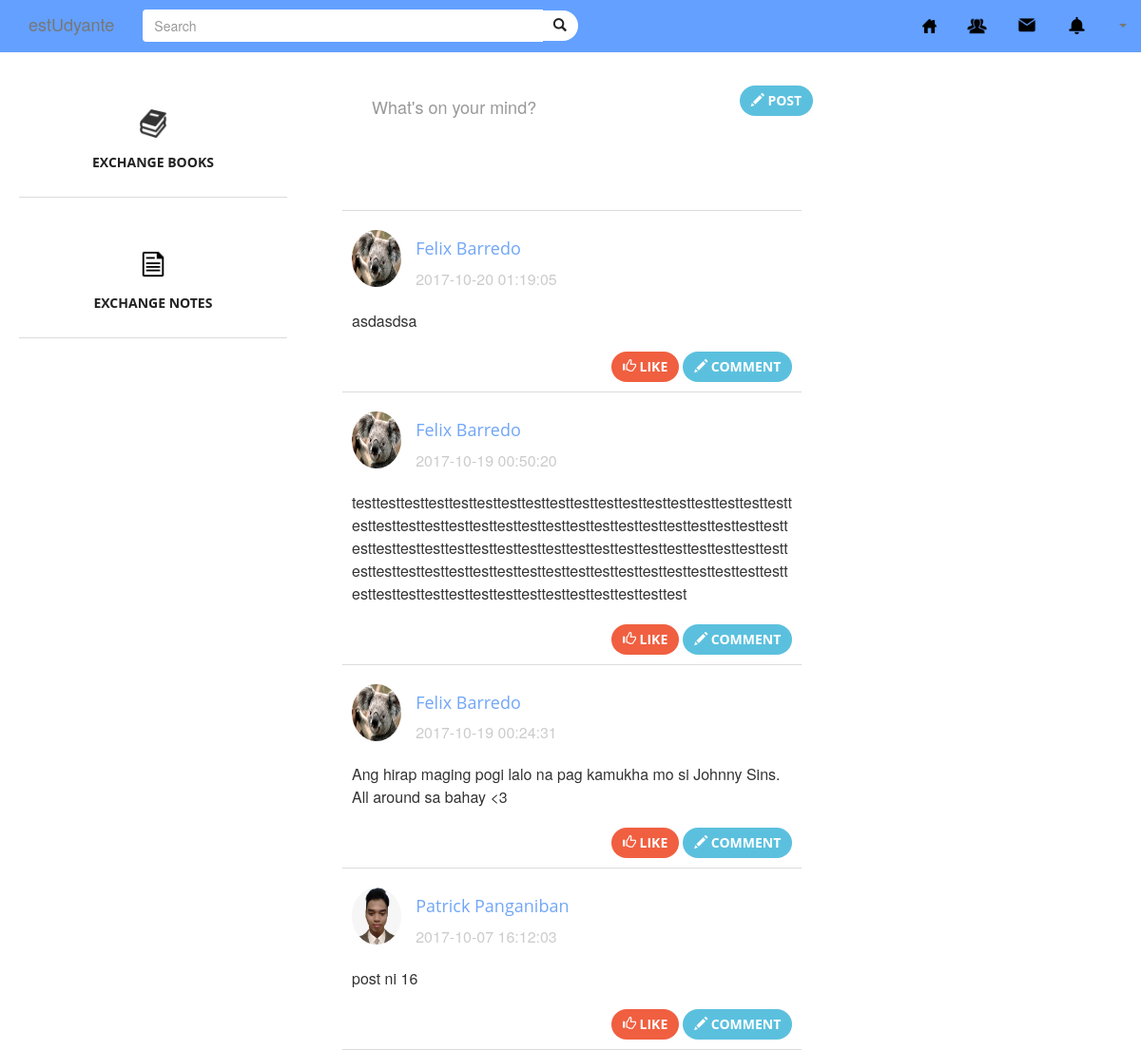
Page /index.php/homepage on the committed database.
### tables this page shows
CREATE TABLE `posts` (
  `id` int(11) NOT NULL,
  `user_id` int(11) NOT NULL,
  `user_name` varchar(100) NOT NULL,
  `body` varchar(1000) NOT NULL,
  `postdate` varchar(19) NOT NULL
);

CREATE TABLE `user1` (
  `id` int(10) NOT NULL,
  `password` varchar(100) NOT NULL,
  `firstname` varchar(100) NOT NULL,
  `lastname` varchar(100) NOT NULL,
  `email` varchar(100) NOT NULL,
  `avatar` varchar(100) NOT NULL
);

### application/controllers/homepage.php (called while the page is built, shortened)
<?php
class homepage extends CI_Controller {
	public function __construct(){
		$this->load->model('estu_model','estudyante');
	}
	public function index(){
	  	$data['name'] = $this->session->userdata('email');
	  	$userinfo = $this->estudyante->read_info($data['name']);
	  	foreach($userinfo as $i){
			$info = array(
				'id' => $i['id'],
				'firstname' => $i['firstname'],
				'lastname' => $i['lastname'],
				'email' => $i['email'],
			);
		}
		$data['title'] = $info['firstname'].' '.$info['lastname'];
		$data['headername'] = $this->session->userdata('headername');
		$mate[]=null;
		$follow = $this->estudyante->read_follow($info['id']);
	  	foreach($follow as $i){
			array_push($mate, $i['mate_ID']);
		}
		$this->load->library('pagination');
		if($mate!=null)
		{
			array_push($mate, $info['id']);
			$config['total_rows']=$this->estudyante->count_post($mate);
			$config['per_page'] = 5;
			$a = $this->estudyante->read_post($mate,$config['per_page'],$this->uri->segment(3));
		}
		else
		{
			$a = $this->estudyante->read_post($info['id']);
		}
		foreach($a as $c){
			if($this->estudyante->read_like($this->session->userdata('logged_user'),$c['id']))
			{
				$info = array(
				'id' => $c['id'],
				'user_id' => $c['user_id'],
				'user_name' => $c['user_name'],
				'body' => $c['body'],
				'postdate' => $c['postdate'],
				'avatar' => $c['avatar'],
				'like' => "TRUE"
				);
			}
			else
			{
				$info = array(
				'id' => $c['id'],
				'user_id' => $c['user_id'],
				'user_name' => $c['user_name'],
				'body' => $c['body'],
				'postdate' => $c['postdate'],
				'avatar' => $c['avatar'],
				'like' => "FALSE"
				);
			}
			$post[] = $info;
		}
		if($a!=null)
		{
			$data['post'] = $post;
		}
		else
		{
			$data['post'] = null;
		}
	  	$this->load->view('include/headerpage', $data);
	  	$this->load->view('estUdyante/homepage', $data);
  	}
}
?>

### index.php (called while the page is built, shortened)
<?php
require_once BASEPATH.'core/CodeIgniter.php';

### application/config/config.php (called while the page is built, shortened)
<?php
$config['base_url'] = 'http://localhost/estudyante';
$config['index_page'] = '';
$config['uri_protocol']	= 'REQUEST_URI';
$config['url_suffix'] = '';
$config['language']	= 'english';
$config['charset'] = 'UTF-8';
$config['enable_hooks'] = FALSE;
$config['subclass_prefix'] = 'MY_';
$config['composer_autoload'] = FALSE;
$config['permitted_uri_chars'] = 'a-z 0-9~%.:_\-';
$config['enable_query_strings'] = FALSE;
$config['controller_trigger'] = 'c';
$config['function_trigger'] = 'm';
$config['directory_trigger'] = 'd';
$config['allow_get_array'] = TRUE;
$config['log_threshold'] = 0;
$config['log_path'] = '';
$config['log_file_extension'] = '';
$config['log_file_permissions'] = 0644;
$config['log_date_format'] = 'Y-m-d H:i:s';
$config['error_views_path'] = '';
$config['cache_path'] = '';
$config['cache_query_string'] = FALSE;
$config['encryption_key'] = '';
$config['sess_driver'] = 'files';
$config['sess_cookie_name'] = 'ci_session';
$config['sess_expiration'] = 7200;
$config['sess_save_path'] = NULL;
$config['sess_match_ip'] = FALSE;
$config['sess_time_to_update'] = 300;
$config['sess_regenerate_destroy'] = FALSE;
$config['cookie_prefix']	= '';
$config['cookie_domain']	= '';
$config['cookie_path']		= '/';
$config['cookie_secure']	= FALSE;
$config['cookie_httponly'] 	= FALSE;
$config['standardize_newlines'] = FALSE;
$config['global_xss_filtering'] = FALSE;
$config['csrf_protection'] = FALSE;
$config['csrf_token_name'] = 'csrf_test_name';
$config['csrf_cookie_name'] = 'csrf_cookie_name';
$config['csrf_expire'] = 7200;
$config['csrf_regenerate'] = TRUE;
$config['csrf_exclude_uris'] = array();
$config['compress_output'] = FALSE;
$config['time_reference'] = 'local';
$config['rewrite_short_tags'] = FALSE;
$config['proxy_ips'] = '';

### application/models/estu_model.php (called while the page is built, shortened)
<?php
class estu_model extends CI_Model {
	private $posts = "posts";
	private $mate = "mate";
	public function read_follow($condition=null){
	if(isset($condition))
	{
		$this->db->where('user_id',$condition);
	}
	$query=$this->db->get($this->mate);
	return $query->result_array();
	}
	public function read_like($conditiona,$conditionb){
		$this->db->select('*');
		$this->db->from('like_table');
		$this->db->where('user_id',$conditiona);
		$this->db->where('post_id',$conditionb);
	}
	public function read_post($condition=null,$limit=null,$offset=null){
		$this->db->select('posts.id, posts.user_id, posts.user_name, posts.body, posts.postdate,
			user1.avatar');
		$this->db->join('user1', 'posts.user_id=user1.id');
		$this->db->where_in('posts.user_id',$condition);
		$this->db->order_by("posts.id","desc");
		$query=$this->db->get($this->posts);
		return $query->result_array();
	}
	public function count_post($condition=null){
		$this->db->where_in('posts.user_id',$condition);
		$query=$this->db->get($this->posts);
		return $query->num_rows();
	}
	public function read_info($condition=null){
	$this->db->select('*');
	$this->db->from('user1');
	$query= $this->db->get();
	return $query->result_array();
	}
}
?>

### application/views/estUdyante/homepage.php (the view, shortened to what this page needs)
    <div class="container-fluid">
        <div id="content">
            <div class="row" id="contentrow">
                <div class="col-md-3 col-sm-4 col-xs-12 col-xs-auto" id="function">
                <div class="affix">
                    <div class="row" id="book">
                        <div class="col-md-12">
                            <h4 class="text-center"><img src="<?php echo base_url('assets/img/book-icon-149.png') ?>" alt="Avatar" width="30"> </h4></div>
                        <div class="col-md-12">
                            <a href="<?php echo base_url('bookcatalog/index/0') ?>"><button class="btn btn-default" type="button">Exchange Books </button></a>
                        </div>
                    </div>
                    <div class="row" id="row_divider"></div>
                    <div class="row" id="book">
                        <div class="col-md-12">
                            <h4 class="text-center"><img src="<?php echo base_url('assets/img/Document_black-512.png') ?>" alt="Avatar" width="30"> </h4></div>
                        <a href="<?php echo base_url('notecatalog') ?>"><button class="btn btn-default" type="button">Exchange Notes</button></a>
                    </div>
                </div>
                </div>
                <div class="col-md-5 col-sm-12 col-xs-12 col-xs-auto" id="feed">
                    <div class="row" id="write">
                        <form role="form" class="" method="post" action= <?php echo base_url('homepage/status')?>>
                          <div class="col-md-10">
                            <div class="form-group">
                              <textarea name="body" class="form-control input-lg" type="text" rows="3" placeholder="What's on your mind?" id="writepost"></textarea>
                            </div>
                          </div>
                          <div class="col-md-2 wr">
                              <button class="btn btn-info postbutton wr" name="post" type="submit"><span class="glyphicon glyphicon-pencil"></span> POST</button>
                          </div>
                        </form>
                    </div>
                        <?php
                        if($post!=null)
                        {
                            foreach($post as $p){?>
                            <div class="row" id="post">
                            <div class="row">
                                <a href="profile/id/<?php echo $p["user_id"] ?>">
                                <div class="col-md-2 col-sm-1 col-xs-3 avatarcol">
                                    <img id="avatar" class="img-circle img-responsive "src="<?php echo base_url(''.$p['avatar'].'')
                                    ?>"alt="Avatar"> </a>
                                </div>
                                <div class="col-md-9 col-sm-9 col-xs-9">
                                    <div class="row">
                                        <h4><a href=<?php echo base_url('profile/id/'.$p['user_id'].'') ?>><?php echo $p['user_name']?></a> </h4>
                                    </div>
                                    <div class="row">
                                        <p id="time"><?php echo $p['postdate'] ?></p>
                                    </div>
                                </div>
                            </div>
                            <div class="row">
                              <div class="col-md-12" id="activepost">
                                  <p id="postbody"><?php echo $p['body']?></p>
                              </div>
                            </div>
                              <div class="row postbuttons">
                                <div class="col-md-12">
                                  <?php if($p['like']=="FALSE")
                                  {
                                    ?>
                                      <button type="button" class="btn btn-primary btn-md button like" onClick="like('<?php echo $p['id']?>');" >
                                        <span class="glyphicon glyphicon-thumbs-up"></span> Like
                                      </button>
                                  <?php
                                  }
                                  ?>
                                  <button type="button" class="btn btn-info btn-md button" data-toggle="modal" data-target="#myModal">
                                    <span class="glyphicon glyphicon-pencil"></span> Comment
                                  </button>
                                 </div>
                            </div>
                            </div>
                        <?php
                            }
                        }
                        else
                        {
                            echo'<div class="col-md-12"><h4><center>There is no post</center></h4></div>';
                        }
                        ?>
                <div class="col-md-1" id="divider"></div>
</body>
</html>

### rows in the picture
posts: user.avatar (picture), user_name "Felix Barredo", postdate "2017-10-20 01:19:05", body "asdasdsa"
posts: user.avatar (picture), user_name "Felix Barredo", postdate "2017-10-19 00:50:20", body "testtesttesttesttesttesttesttesttesttesttesttesttesttesttesttesttesttesttesttesttesttesttesttesttesttesttesttesttesttesttesttesttesttesttesttesttesttesttesttesttesttesttesttesttesttesttesttesttesttesttesttesttesttesttesttesttesttesttesttesttesttesttesttesttesttesttesttesttesttesttesttesttesttesttesttesttesttesttesttesttesttesttesttesttesttest"
posts: user.avatar (picture), user_name "Felix Barredo", postdate "2017-10-19 00:24:31", body "Ang hirap maging pogi lalo na pag kamukha mo si Johnny Sins. All around sa bahay <3"
posts: shows a picture, user_name "Patrick Panganiban", postdate "2017-10-07 16:12:03", body "post ni 16"
